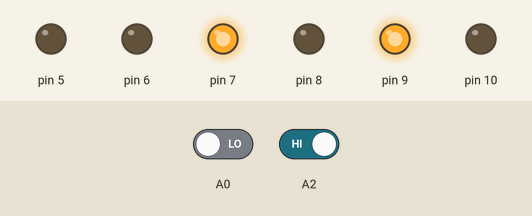
Simulated run of this sketch. Board: Arduino Uno, built with avr-gcc and run on an emulated ATmega328P. On the bench: output pins drawn as LEDs (lit = HIGH). The inputs (shaded band) are chosen by the test bench; at power-on: A2 HIGH, A0 LOW.

Above: at 1.2 s.
1.3 s: A2 driven LOW
At 2.1 s:
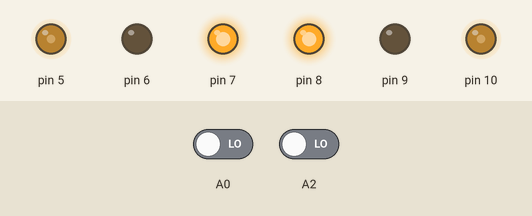
2.8 s: A2 driven HIGH
At 3.2 s:
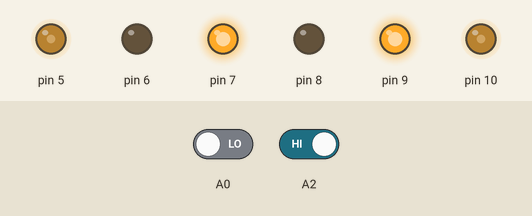
Timing chart, 0 to 5.8 s (numbered marks = the images above; inputs shaded):
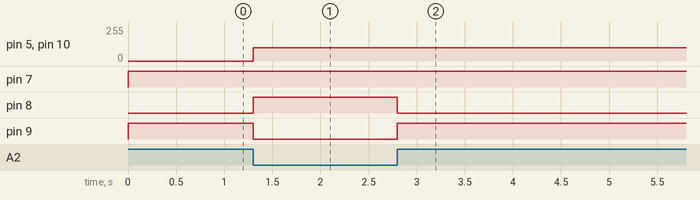

The sketch:

pasha.ino
```cpp
void setup() {
  // put your setup code here, to run once:
  pinMode(5, OUTPUT);
  pinMode(6, OUTPUT);
  pinMode(7, OUTPUT);
  pinMode(8, OUTPUT);
  pinMode(9, OUTPUT);
  pinMode(10, OUTPUT);

}

void loop() {
  // put your main code here, to run repeatedly:
  if (digitalRead(A2) == 0)
  {
    analogWrite(5, 100);
    analogWrite(10, 100);
    digitalWrite(6, 0);
    digitalWrite(7, 1);
    digitalWrite(8, 1);
    digitalWrite(9, 0);
  }
  else if (digitalRead(A0) == 0 || digitalRead(A1) == 0 || digitalRead(A0) == 0 and digitalRead(A1) == 0) {
      digitalWrite(6, 0);
    digitalWrite(7, 1);
    digitalWrite(8, 0);
    digitalWrite(9, 1);
  }
}


\
```

Measured:
- after the input at 1.3 s, pin 5, pin 10: 0/255 → 100/255 at once; pin 8: LOW → HIGH at once; pin 9: HIGH → LOW at once
- after the input at 2.8 s, pin 8: HIGH → LOW at once; pin 9: LOW → HIGH at once
